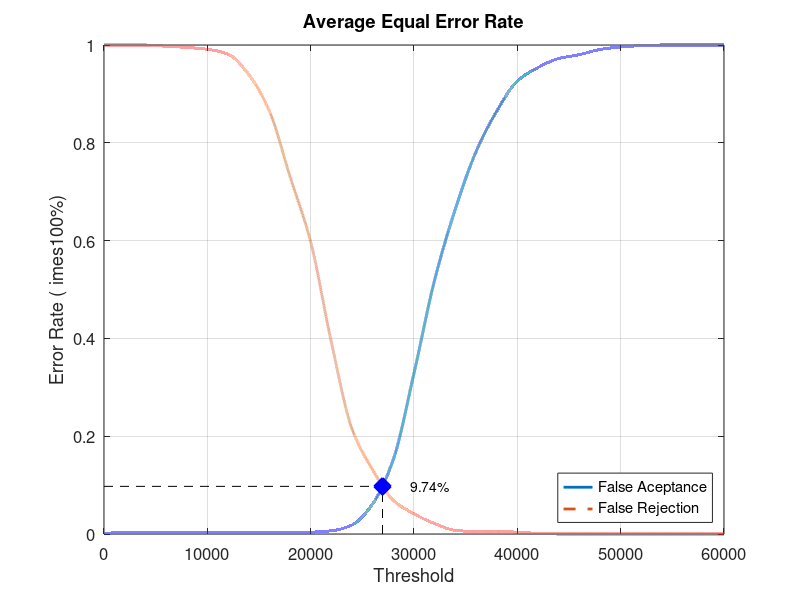
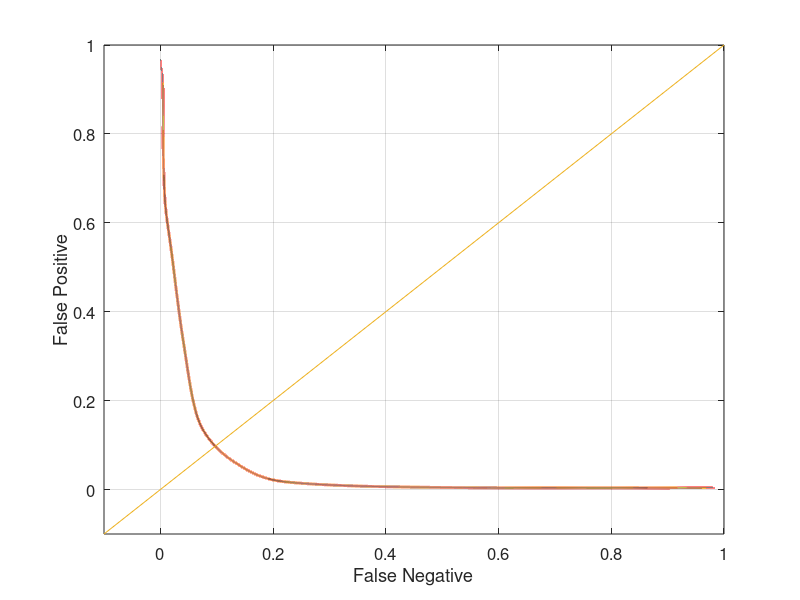

These charts were generated, in order, by the following MATLAB code:
close all;
clear;
clc;
x = 0:2000:60000;
xq = 0:0.5:60000;

y0 = [0 0.00394737 0.00394737 0.00394737 0.00394737 0.00394737 0.00394737 0.00394737 0.00394737 0.00394737 0.00394737 0.00657895 0.0184211 0.0618421 0.152632 0.328947 0.519737 0.664474 0.781579 0.864474 0.926316 0.953947 0.972368 0.980263 0.990789 0.996053 0.998684 1 1 1 1]
yy0 = interp1(x, y0, xq, 'pchip');
y1 = [1 1 1 0.9975 0.995 0.99125 0.98125 0.94 0.865 0.73125 0.5975 0.3925 0.215 0.13125 0.06875 0.04125 0.02125 0.0075 0.005 0.005 0.00375 0.00125 0 0 0 0 0 0 0 0 0]
yy1 = interp1(x, y1, xq, 'pchip');

% Calculating EER: 
y2 = abs(y0 - y1);
find(y2 == min(y2))
yy2 = abs(yy0 - yy1);
xEER = find(yy2 == min(yy2));
xEERIndex = xq(xEER) % X-axis EER
yEER = yy0(xEER) % Y-axis EER

main = figure
plot(xq, yy0,'-','LineWidth', 2);	hold on
plot(xq, yy1,'--','LineWidth', 2);	hold on
plot([xEERIndex xEERIndex], [0 yEER], 'k--');	hold on
plot([0 xEERIndex], [yEER yEER], 'k--');	hold on
plot(xEERIndex, yEER, 'bx', 'LineWidth', 10);	hold on
text(xEERIndex + 10 * xEERIndex / 100, yEER, [num2str(round((10000 * yEER)) / 100) '%'])
legend('False Aceptance', 'False Rejection', 'Location', 'SouthEast')
xlabel('Threshold')
ylabel('Error Rate (	imes100%)')
title('Average Equal Error Rate')
set(gca, 'FontSize', 12)
axis([0 60000 0 1])
grid on

print(main, 'Experiment2AverageMain', '-dpng');
FNRxFPR = figure('Color', [1 1 1]);
plot(yy1, yy0, '-', yy1, yy0, 'LineWidth', 2);
hold on
y = -0.1:0.1:1
plot(y, y); 
set(gca, 'FontSize', 12)
xlabel('False Negative')
ylabel('False Positive')
axis([-0.1 1 -0.1 1])
set(gca, 'FontSize', 12)
grid on

print(FNRxFPR, 'Experiment2AverageFNRxFPR','-dpng');
